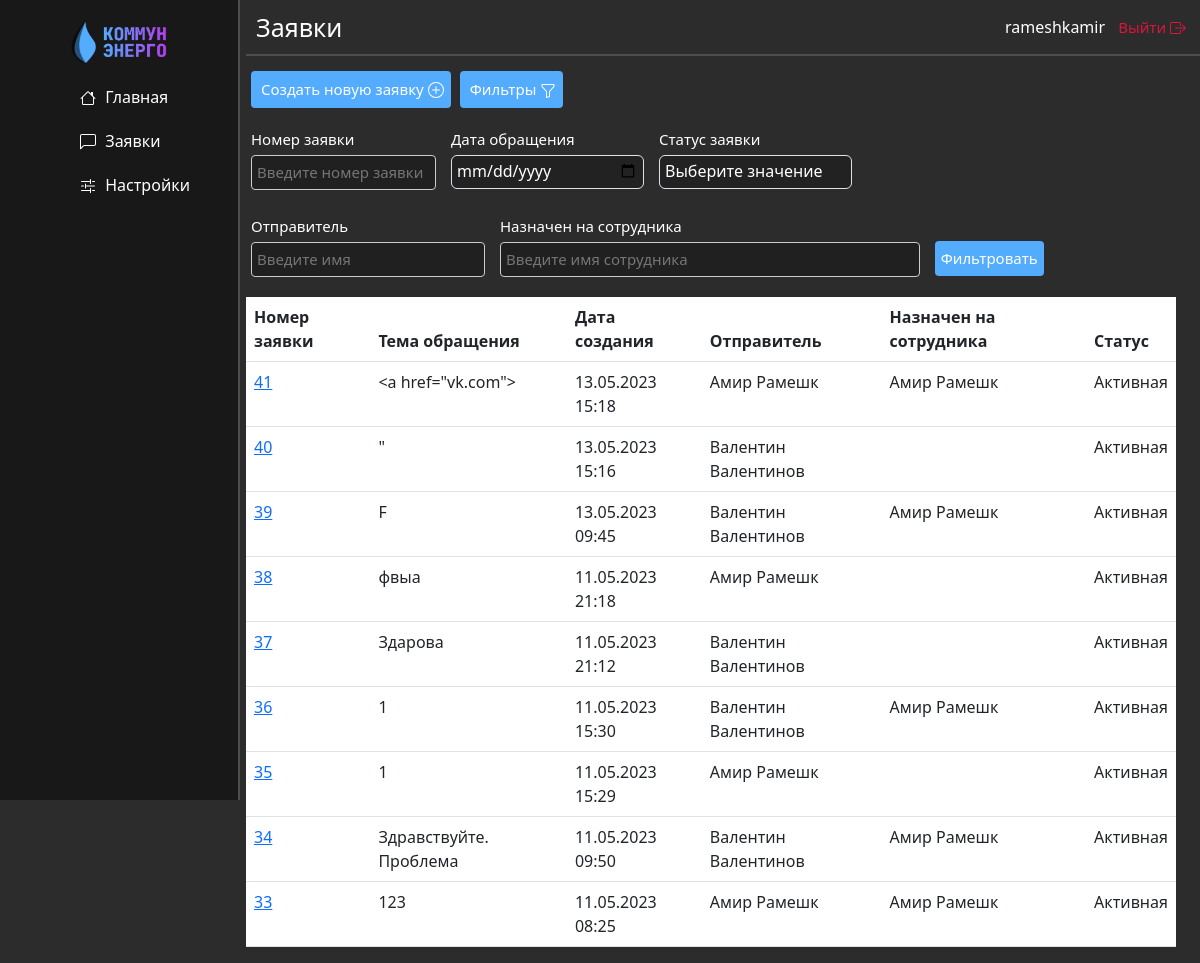
/messages/ (signed in), run on the app's committed database.
### messages_home/models.py (models this page shows, shortened)
class Conversation(models.Model):
  STATUS_CHOICES = [
    ('active', 'Активная'),
    ('closed', 'Закрыта'),
    ('snoozed', 'Отложена'),
  ]
  user1 = models.ForeignKey(User, on_delete=models.CASCADE, related_name='conversations_started')
  user2 = models.ForeignKey(User, on_delete=models.CASCADE, related_name='conversations_involved', null=True)
  title = models.CharField(max_length=50)
  created_at = models.DateTimeField(auto_now_add=True)
  status = models.CharField(max_length=20, choices=STATUS_CHOICES, default='Активная')
  class Meta:
    verbose_name_plural = 'Диалоги'
    verbose_name = 'Диалог'
    ordering = ['-created_at']

### messages_home/views.py (the view, shortened to what this page needs)
# urls.py: path('', views.conversations_list, name='conversations_list'),
@login_required
def conversations_list(request):
    if request.method == 'POST':
        form = ConversationForm(request.POST)
        if form.is_valid():
            new_conversation = form.save(commit=False)
            new_conversation.user1 = request.user
            new_conversation.status = 'Активная'
            new_conversation.save()
            return JsonResponse({'url': reverse('conversation_detail', args=[new_conversation.id])})
        else:
            return JsonResponse({'error': form.errors})
    else:
        form = ConversationForm()
    user = request.user
    if user.is_authenticated and user.groups.filter(name='Обычные пользователи').exists():
        normal_users = User.objects.filter(
            groups__name='Обычные пользователи')
        conversations = Conversation.objects.filter(
            Q(user1__in=normal_users) | Q(user2__in=normal_users))
    else:
        conversations = Conversation.objects.all()
    number = request.GET.get('number')
    date = request.GET.get('date')
    status = request.GET.get('status')
    sender = request.GET.get('sender')
    recipient = request.GET.get('recipient')
    if number:
        number = int(number)
        conversations = conversations.filter(id__icontains=number)
    if date:
        date = datetime.strptime(date, '%Y-%m-%d').date()
        start_date = datetime.combine(date, time.min)
        end_date = datetime.combine(date, time.max)
        conversations = conversations.filter(
            created_at__gte=start_date, created_at__lt=end_date)
    if status:
        conversations = conversations.filter(status=status)
    if recipient:
        recipient_filter = Q(user2__first_name__icontains=recipient) | Q(
            user2__last_name__icontains=recipient)
        conversations = conversations.filter(recipient_filter)
    return render(request, 'messages_home/conversations_list.html', {
        'conversations': conversations
    })

### messages_home/templates/messages_home/conversations_list.html (shortened to what this page needs)
{% extends 'main/layout.html' %}
{% block main_content %}
<div class="row">
  <div class="col-md-12">
    <button class="blue-button" id="new-conv-btn">
      Создать новую заявку
    </button>
    <button id="filter-btn" class="blue-button">
      Фильтры
    </button>
    <div class="filter-form-conversations" id="q1s1">
      <form method="get" class="filter-form" action="">
        <div class="filters-boxes">
          <div class="filters-up-row">
            <div class="number-box filter-box">
              <label for="number">Номер заявки</label>
              <input type="text" class="" id="number" name="number" placeholder="Введите номер заявки">
            </div>
            <div class="date-box filter-box">
              <label for="date">Дата обращения</label>
              <input type="date" class="form-control forms-stat-date" id="date" name="date">
            </div>
            {% if user.groups.all.0.name != 'Обычные пользователи'%}
            <div class="status-box filter-box">
              <label for="status">Статус заявки</label>
              <select class="form-control forms-stat-date" id="status" name="status">
                <option class="status-option" selected hidden>Выберите значение</option>
              </select>
            </div>
            {% endif %}
          </div>
          <div class="filters-bot-row">
            {% if user.groups.all.0.name != 'Обычные пользователи'%}
            <div class="sender-box filter-box">
              <label for="sender" class="">Отправитель</label>
              <div class="">
                <input type="text" name="sender" class="" id="sender"
                       placeholder="Введите имя">
              </div>
            </div>
            <div class="recipient-box filter-box">
              <label for="recipient" class="">Назначен на сотрудника</label>
              <input type="text" name="recipient" class="" id="recipient"
                     placeholder="Введите имя сотрудника">
            </div>
            {% endif %}
            <div class="btn-box filter-box">
              <button type="submit" id='w131' class="submit-btn-filter">Фильтровать</button>
            </div>
          </div>
        </div>
      </form>
    </div>
    <table class="table">
      <thead>
      <tr>
        <th>Номер заявки</th>
        <th>Тема обращения</th>
        <th>Дата создания</th>
        {% if user.groups.all.0.name != 'Обычные пользователи'%}
        <th>Отправитель</th>
        <th>Назначен на сотрудника</th>
        <th>Статус</th>
        {% endif %}
      </tr>
      </thead>
      <tbody>
      {% for conversation in conversations %}
      <tr>
        <td><a href="{% url 'conversation_detail' conversation.id %}">{{ conversation.id }}</a></td>
        <td>{{ conversation.title }}</td>
        <td>{{ conversation.created_at|date:"SHORT_DATETIME_FORMAT" }}</td>
        {% if user.groups.all.0.name != 'Обычные пользователи'%}
        <td>{{ conversation.user1.first_name}} {{ conversation.user1.last_name }}</td>
        <td>{{ conversation.user2.first_name}} {{ conversation.user2.last_name }}</td>
        <td>{{ conversation.status}}</td>
        {% endif %}
      </tr>
      {% endfor %}
      </tbody>
    </table>
  </div>
</div>
{% endblock %}
{% block pagename %}
<h1>Заявки</h1>
{% endblock%}

### main/templates/main/layout.html (shortened to what this page needs)
{% load static %}
<!DOCTYPE html>
<html class="theme-dark">
<head>
  <link href="https://cdn.jsdelivr.net/npm/bootstrap@5.3.0-alpha3/dist/css/bootstrap.min.css" rel="stylesheet"
>
  <link rel="stylesheet" href="{% static 'main/css/main.css' %}">
</head>
<body>
<div class="aside-box">
  <aside>
    <img src="{% static '/main/img/logo.png' %}" alt="logo">
    <ul>
      <a href="{% url 'home' %}">
        <li>
          Главная
        </li>
      </a>
      <a href="{% url 'conversations_list' %}">
        <li>
          Заявки
        </li>
      </a>
      {% if user.groups.all.0.name != 'Обычные пользователи'%}
      <a href="{% url 'settings' %}">
        <li>
          Настройки
        </li>
      </a>
      {% endif %}
    </ul>
  </aside>
</div>
<main>
  <div class="topline">
    <div class="topline-content">
      <div class="page-name">
        {% block pagename %}
        {% endblock%}
      </div>
      <div class="login-panel">
        <label class="user-name">
          {{ user }}
        </label>
        <a class="logout-btn" onclick="logout()">
          Выйти
        </a>
      </div>
    </div>
  </div>
  {% block main_content %}
  {% endblock %}
</main>
</body>
</html>

### main/static/main/css/main.css (style rules this page uses)
* { font-family: system-ui, -apple-system, "Segoe UI", Roboto, "Helvetica Neue", "Noto Sans", "Liberation Sans", Arial, sans-serif, "Apple Color Emoji", "Segoe UI Emoji", "Segoe UI Symbol", "Noto Color Emoji"; color: #fff; }
body { background: #2c2c2c; }
aside { display: flex; flex-direction: column; flex-wrap: no-wrap; float: left; align-items: center; background: #181818; width: 20%; padding: 2,5%; height: 100vh; position: fixed; border-right: 2px solid #4d4d4d; }
aside img { margin-top: 20px; width: 40%; float: left; }
aside ul { list-style: none; }
aside a { text-decoration: none; }
aside ul li { color: #fff; margin-top: 20px; display: block; transition: transform .6s ease; }
.topline { width: 100%; height: 7vh; color: white; font-family: system-ui, -apple-system, "Segoe UI", Roboto, "Helvetica Neue", "Noto Sans", "Liberation Sans", Arial, sans-serif, "Apple Color Emoji", "Segoe UI Emoji", "Segoe UI Symbol", "Noto Color Emoji"; }
.topline-content { display: flex; padding: 10px; width: 100%; height: 7vh; border-bottom: 2px solid #4d4d4d; }
.topline-content h1 { font-size: 25px; }
main { padding-left: 20.5%; }
.filters-boxes input[type="text"], input[type="email"], input[type="password"] { background-color: #202020; width: 100%; margin: 5px 0 15px 0; display: inline-block; border: 1px solid #ccc; border-radius: 4px; box-sizing: border-box; color: white; font-family: system-ui, -apple-system, "Segoe UI", Roboto, "Helvetica Neue", "Noto Sans", "Liberation Sans", Arial, sans-serif, "Apple Color Emoji", "Segoe UI Emoji", "Segoe UI Symbol", "Noto Color Emoji" }
.table { width: 100%; }
.filter-form-conversations { font-size: 15px; }
.filters-boxes { display: flex; flex-direction: column; justify-content: space-around; }
.filters-up-row { display: flex; flex-direction: row; justify-content: flex-start; align-items: center; }
.filters-bot-row { display: flex; flex-direction: row; justify-content: flex-start; align-items: center; }
.filter-box { padding: 5px 10px 5px 5px; }
.filter-box input[type="text"] { padding: 5px; }
.submit-btn-filter { background-color: #54ACFE; color: white; font-family: system-ui, -apple-system, "Segoe UI", Roboto, "Helvetica Neue", "Noto Sans", "Liberation Sans", Arial, sans-serif, "Apple Color Emoji", "Segoe UI Emoji", "Segoe UI Symbol", "Noto Color Emoji"; font-size: 15px; border: none; border-radius: 4px; cursor: pointer; height: 35px; margin-top: 11px; }
.number-box { margin-top: 15px; width: 200px; }
.forms-stat-date { margin-top: 4px; height: 34px; background-color: #222; color: white; padding: 3px 5px 5px 5px; width: 193px; }
.blue-button { background-color: #54ACFE; color: white; font-family: system-ui, -apple-system, "Segoe UI", Roboto, "Helvetica Neue", "Noto Sans", "Liberation Sans", Arial, sans-serif, "Apple Color Emoji", "Segoe UI Emoji", "Segoe UI Symbol", "Noto Color Emoji"; font-size: 15px; border: none; border-radius: 4px; cursor: pointer; margin: 15px 0 0 5px; padding: 7px; padding-left: 10px; text-decoration: none; }
.nav-icon { margin-right: 5px; margin-bottom: 2px; }
.logout-btn { color: #dc143c; font-size: 15px; cursor: pointer; padding: 4px; text-decoration: none; }
.topline-content { display: flex; align-items: center; justify-content: space-between; }
.user-name { margin-right: 5px; }
.bi-box-arrow-right { margin-bottom: 2px; fill: #dc143c; }
.bi-plus-circle { margin-bottom: 2px; }
.status-option { background-color: #222; }
.row { display: flex; width: 100%; margin-right: 10px; }
.page-name h1 { margin-bottom: 0; }

### data on the page
Conversation: id "41", title "<a href=\"vk.com\">", created_at "13.05.2023 15:18", user1.first_name "Амир", user1.last_name "Рамешк", user2.first_name "Амир", user2.last_name "Рамешк", status "Активная"
Conversation: id "40", title "\"", created_at "13.05.2023 15:16", user1.first_name "Валентин", user1.last_name "Валентинов", status "Активная"
Conversation: id "39", title "F", created_at "13.05.2023 09:45", user1.first_name "Валентин", user1.last_name "Валентинов", user2.first_name "Амир", user2.last_name "Рамешк", status "Активная"
Conversation: id "38", title "фвыа", created_at "11.05.2023 21:18", user1.first_name "Амир", user1.last_name "Рамешк", status "Активная"
Conversation: id "37", title "Здарова", created_at "11.05.2023 21:12", user1.first_name "Валентин", user1.last_name "Валентинов", status "Активная"
Conversation: id "36", title "1", created_at "11.05.2023 15:30", user1.first_name "Валентин", user1.last_name "Валентинов", user2.first_name "Амир", user2.last_name "Рамешк", status "Активная"
Conversation: id "35", title "1", created_at "11.05.2023 15:29", user1.first_name "Амир", user1.last_name "Рамешк", status "Активная"
Conversation: id "34", title "Здравствуйте. Проблема", created_at "11.05.2023 09:50", user1.first_name "Валентин", user1.last_name "Валентинов", user2.first_name "Амир", user2.last_name "Рамешк", status "Активная"
Conversation: id "33", title "123", created_at "11.05.2023 08:25", user1.first_name "Амир", user1.last_name "Рамешк", user2.first_name "Амир", user2.last_name "Рамешк", status "Активная"

### other printed values
{{ user }} "rameshkamir"
